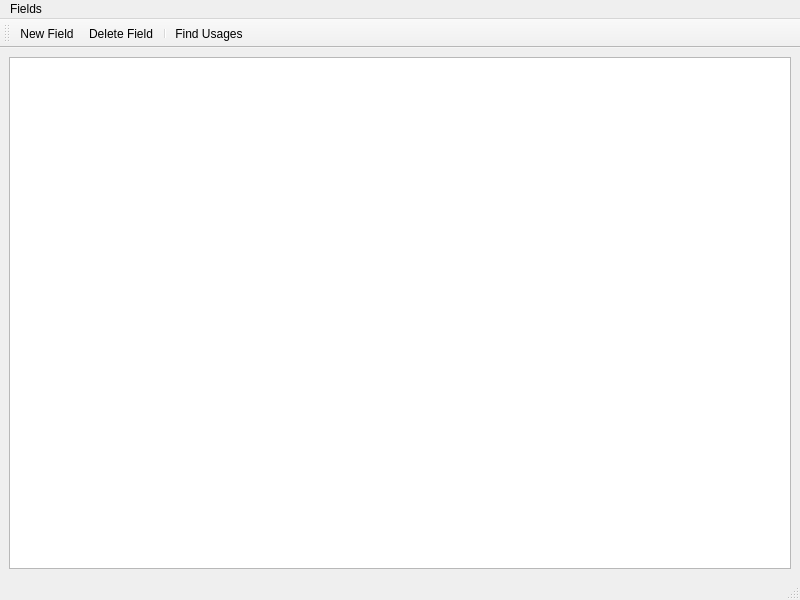
<?xml version="1.0" encoding="UTF-8"?>
<ui version="4.0">
 <class>FieldDefinitionsWindow</class>
 <widget class="QMainWindow" name="FieldDefinitionsWindow">
  <property name="geometry">
   <rect>
    <x>0</x>
    <y>0</y>
    <width>800</width>
    <height>600</height>
   </rect>
  </property>
  <property name="windowTitle">
   <string>Field Definitions</string>
  </property>
  <widget class="QWidget" name="centralwidget">
   <property name="sizePolicy">
    <sizepolicy hsizetype="Expanding" vsizetype="Expanding">
     <horstretch>0</horstretch>
     <verstretch>0</verstretch>
    </sizepolicy>
   </property>
   <layout class="QGridLayout" name="gridLayout">
    <item row="0" column="0">
     <widget class="QTableWidget" name="tableWidget">
      <property name="editTriggers">
       <set>QAbstractItemView::NoEditTriggers</set>
      </property>
      <property name="selectionMode">
       <enum>QAbstractItemView::SingleSelection</enum>
      </property>
      <property name="selectionBehavior">
       <enum>QAbstractItemView::SelectRows</enum>
      </property>
      <attribute name="horizontalHeaderStretchLastSection">
       <bool>true</bool>
      </attribute>
      <attribute name="verticalHeaderVisible">
       <bool>false</bool>
      </attribute>
     </widget>
    </item>
   </layout>
  </widget>
  <widget class="QMenuBar" name="menubar">
   <property name="geometry">
    <rect>
     <x>0</x>
     <y>0</y>
     <width>800</width>
     <height>21</height>
    </rect>
   </property>
   <widget class="QMenu" name="menuFields">
    <property name="title">
     <string>Fields</string>
    </property>
    <addaction name="actionNew_Field"/>
    <addaction name="actionEdit_Field"/>
    <addaction name="actionDelete_Field"/>
    <addaction name="separator"/>
    <addaction name="actionFind_Usages"/>
    <addaction name="separator"/>
    <addaction name="actionClose"/>
   </widget>
   <addaction name="menuFields"/>
  </widget>
  <widget class="QStatusBar" name="statusbar"/>
  <widget class="QToolBar" name="toolBar">
   <property name="windowTitle">
    <string>toolBar</string>
   </property>
   <attribute name="toolBarArea">
    <enum>TopToolBarArea</enum>
   </attribute>
   <attribute name="toolBarBreak">
    <bool>false</bool>
   </attribute>
   <addaction name="actionNew_Field"/>
   <addaction name="actionDelete_Field"/>
   <addaction name="separator"/>
   <addaction name="actionFind_Usages"/>
  </widget>
  <action name="actionNew_Field">
   <property name="icon">
    <iconset>
     <normalon>:/Media/Icons/AddUsingNamespace_6782.png</normalon>
    </iconset>
   </property>
   <property name="text">
    <string>New Field...</string>
   </property>
   <property name="shortcut">
    <string>Ctrl+N</string>
   </property>
  </action>
  <action name="actionClose">
   <property name="text">
    <string>Close</string>
   </property>
   <property name="shortcut">
    <string>Esc</string>
   </property>
  </action>
  <action name="actionEdit_Field">
   <property name="text">
    <string>Edit Field...</string>
   </property>
   <property name="shortcut">
    <string>Return</string>
   </property>
  </action>
  <action name="actionDelete_Field">
   <property name="icon">
    <iconset>
     <normalon>:/Media/Icons/RemoveUsingNamespace_10480.png</normalon>
    </iconset>
   </property>
   <property name="text">
    <string>Delete Field</string>
   </property>
   <property name="shortcut">
    <string>Del</string>
   </property>
  </action>
  <action name="actionFind_Usages">
   <property name="icon">
    <iconset>
     <normalon>:/Media/Icons/FindSymbol_6263.png</normalon>
    </iconset>
   </property>
   <property name="text">
    <string>Find Usages...</string>
   </property>
   <property name="shortcut">
    <string>Alt+F7</string>
   </property>
  </action>
 </widget>
 <resources/>
 <connections>
  <connection>
   <sender>actionClose</sender>
   <signal>triggered()</signal>
   <receiver>FieldDefinitionsWindow</receiver>
   <slot>close()</slot>
   <hints>
    <hint type="sourcelabel">
     <x>-1</x>
     <y>-1</y>
    </hint>
    <hint type="destinationlabel">
     <x>399</x>
     <y>299</y>
    </hint>
   </hints>
  </connection>
 </connections>
</ui>
